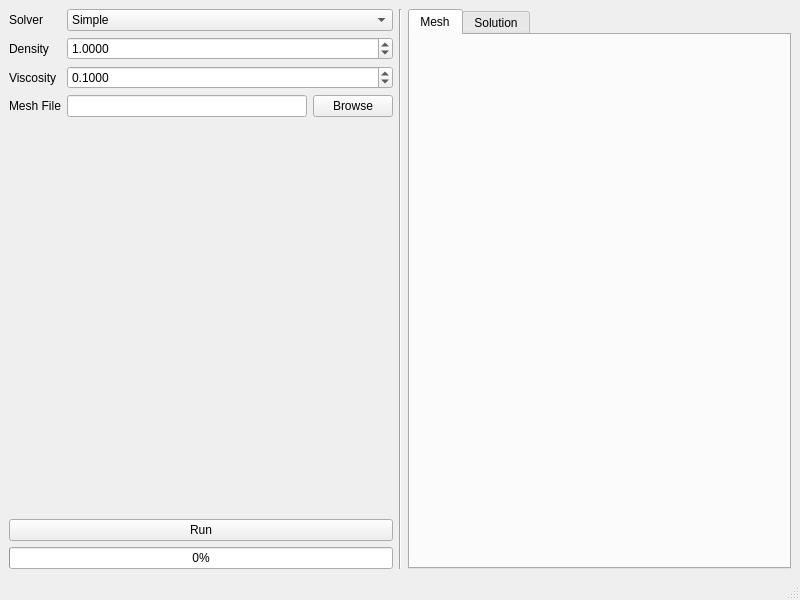
<?xml version="1.0" encoding="UTF-8"?>
<ui version="4.0">
 <class>MainWindow</class>
 <widget class="QMainWindow" name="MainWindow">
  <property name="geometry">
   <rect>
    <x>0</x>
    <y>0</y>
    <width>800</width>
    <height>600</height>
   </rect>
  </property>
  <property name="windowTitle">
   <string>Lightweight Applications for Transport Equations</string>
  </property>
  <widget class="QWidget" name="centralwidget">
   <layout class="QHBoxLayout" name="horizontalLayout_2">
    <item>
     <layout class="QHBoxLayout" name="horizontalLayout">
      <item>
       <layout class="QVBoxLayout" name="verticalLayout">
        <item>
         <layout class="QFormLayout" name="formLayout">
          <property name="fieldGrowthPolicy">
           <enum>QFormLayout::AllNonFixedFieldsGrow</enum>
          </property>
          <item row="0" column="1">
           <widget class="QComboBox" name="solver_combo_box">
            <item>
             <property name="text">
              <string>Simple</string>
             </property>
            </item>
            <item>
             <property name="text">
              <string>Piso</string>
             </property>
            </item>
           </widget>
          </item>
          <item row="0" column="0">
           <widget class="QLabel" name="solver_label">
            <property name="text">
             <string>Solver</string>
            </property>
           </widget>
          </item>
          <item row="1" column="0">
           <widget class="QLabel" name="density_label">
            <property name="text">
             <string>Density</string>
            </property>
           </widget>
          </item>
          <item row="2" column="0">
           <widget class="QLabel" name="viscosity_label">
            <property name="text">
             <string>Viscosity</string>
            </property>
           </widget>
          </item>
          <item row="1" column="1">
           <widget class="QDoubleSpinBox" name="density_spin_box">
            <property name="decimals">
             <number>4</number>
            </property>
            <property name="singleStep">
             <double>0.100000000000000</double>
            </property>
            <property name="value">
             <double>1.000000000000000</double>
            </property>
           </widget>
          </item>
          <item row="2" column="1">
           <widget class="QDoubleSpinBox" name="viscosity_spin_box">
            <property name="decimals">
             <number>4</number>
            </property>
            <property name="singleStep">
             <double>0.100000000000000</double>
            </property>
            <property name="value">
             <double>0.100000000000000</double>
            </property>
           </widget>
          </item>
          <item row="3" column="1">
           <layout class="QHBoxLayout" name="horizontalLayout_4">
            <item>
             <widget class="QLineEdit" name="mesh_line_edit"/>
            </item>
            <item>
             <widget class="QPushButton" name="browse_btn">
              <property name="text">
               <string>Browse</string>
              </property>
             </widget>
            </item>
           </layout>
          </item>
          <item row="3" column="0">
           <widget class="QLabel" name="mesh_label">
            <property name="text">
             <string>Mesh File</string>
            </property>
           </widget>
          </item>
         </layout>
        </item>
        <item>
         <spacer name="horizontalSpacer">
          <property name="orientation">
           <enum>Qt::Horizontal</enum>
          </property>
          <property name="sizeHint" stdset="0">
           <size>
            <width>40</width>
            <height>20</height>
           </size>
          </property>
         </spacer>
        </item>
        <item>
         <widget class="QPushButton" name="run_btn">
          <property name="text">
           <string>Run</string>
          </property>
         </widget>
        </item>
        <item>
         <widget class="QProgressBar" name="run_progress_bar">
          <property name="value">
           <number>0</number>
          </property>
          <property name="alignment">
           <set>Qt::AlignBottom|Qt::AlignHCenter</set>
          </property>
          <property name="invertedAppearance">
           <bool>false</bool>
          </property>
         </widget>
        </item>
       </layout>
      </item>
      <item>
       <widget class="Line" name="line">
        <property name="orientation">
         <enum>Qt::Vertical</enum>
        </property>
       </widget>
      </item>
      <item>
       <widget class="QTabWidget" name="solution_tab">
        <property name="currentIndex">
         <number>0</number>
        </property>
        <widget class="QWidget" name="mesh_tab">
         <attribute name="title">
          <string>Mesh</string>
         </attribute>
         <layout class="QVBoxLayout" name="verticalLayout_3"/>
        </widget>
        <widget class="QWidget" name="solution_tab">
         <attribute name="title">
          <string>Solution</string>
         </attribute>
        </widget>
       </widget>
      </item>
     </layout>
    </item>
   </layout>
  </widget>
  <widget class="QMenuBar" name="menubar">
   <property name="geometry">
    <rect>
     <x>0</x>
     <y>0</y>
     <width>800</width>
     <height>21</height>
    </rect>
   </property>
  </widget>
  <widget class="QStatusBar" name="statusbar"/>
 </widget>
 <resources/>
 <connections/>
</ui>
